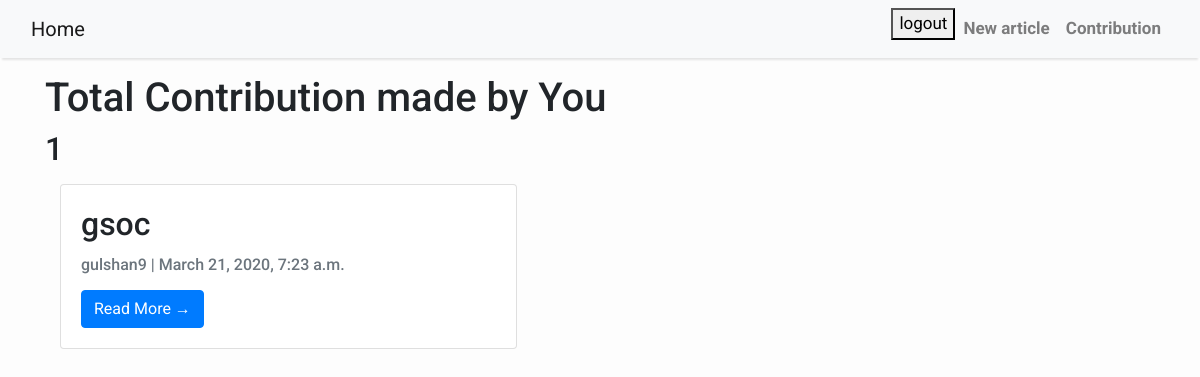
Screenshot of /author (signed in) with the database file from the repository.
### articles/models.py (models this page shows, shortened)
class Articles(models.Model):
    objects=models.Manager()
    title=models.CharField(max_length=100)
    slug=models.SlugField()
    body=models.TextField()
    date=models.DateTimeField(auto_now_add=True)
    likes=models.ManyToManyField(User,related_name='likes',blank=True)
    thumb=models.ImageField(default='default.png' ,blank=True)
    author=models.ForeignKey(User,default=None,on_delete=models.CASCADE)

### articles/views.py (the view)
# urls.py: path('author',article_view.author,name="author"),
def author(request):
    article=(Articles.objects.filter(author=request.user)).count()
    articles=Articles.objects.filter(author=request.user)
    return render(request,'author.html',{'article':article,
    'articles':articles})

### articles/templates/author.html (shortened to what this page needs)
{% extends 'base.html' %}
{% block content %}
<div class="container">
    <div class="row">
        <div class="col-md-8 mt-3 left">
        <h1>Total Contribution made by You <h2>{{ article }}</h2></h1>
        <div class="col-md-8 mt-3 left">
            {% for article in articles %}
            <div class="card mb-4">
                <div class="card-body">
                    <h2 class="card-title">{{ article.title }}</h2>
                    <p class="card-text text-muted h6">{{ article.author }} | {{ article.date}} </p>
                    <a href="{% url 'detail' article.slug  %}" class="btn btn-primary">Read More &rarr;</a>
                </div>
            </div>
            {% endfor %}
        </div>
        </div>
        </div>
{% endblock %}

### articles/templates/base.html (style rules this page uses)
body { font-family: "Roboto", sans-serif; font-size: 17px; background-color: #fdfdfd; }

### rows the page displays
Articles: title "gsoc", author "gulshan9", date "March 21, 2020, 7:23 a.m."

### other values shown
{{ article }} "1"
